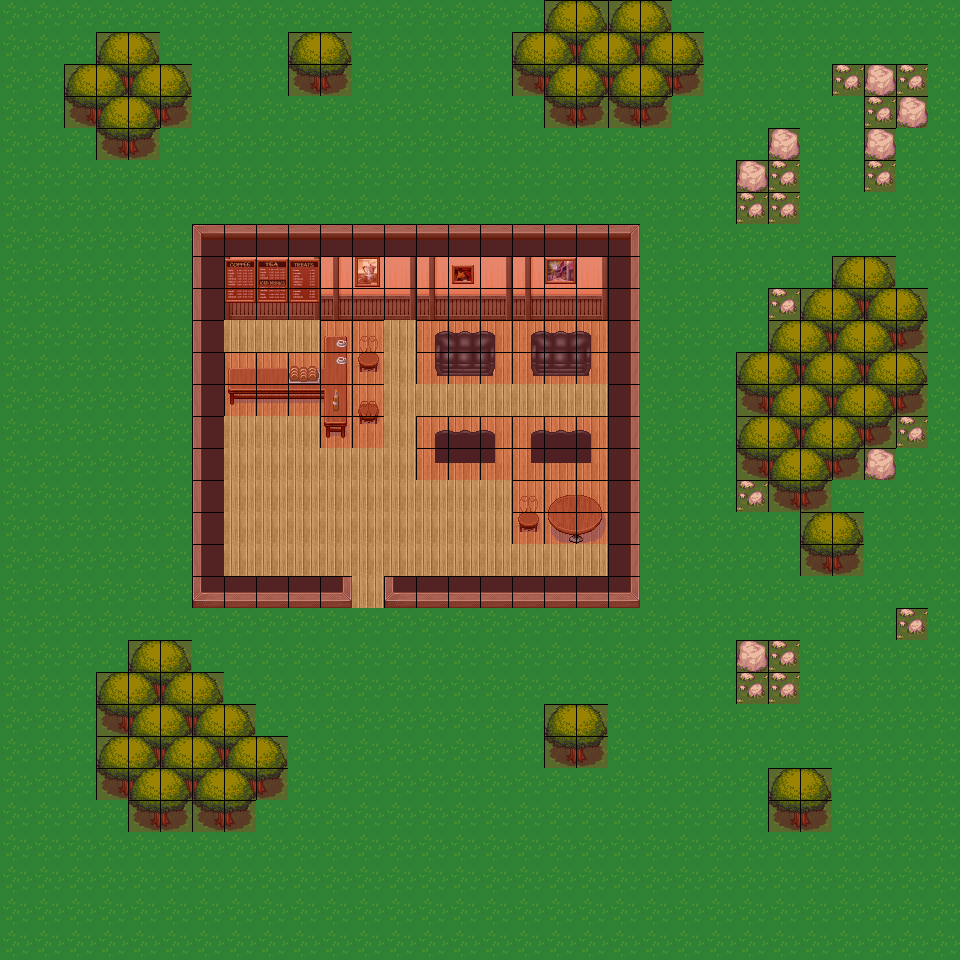

Tiled map render using the project's own tile images. Description and the map definition, with tile-layer contents summarised, below:
An orthogonal 30x30 tile map with 32x32 px tiles, 5 tile layers (Tile Layer 1, Tile Layer 2, Tile Layer 3, Tile Layer 4, ...), 4 tilesets.

<map version="1.0" orientation="orthogonal" renderorder="right-down" width="30" height="30" tilewidth="32" tileheight="32" nextobjectid="1">
 <tileset firstgid="1" name="forest_tiles" tilewidth="32" tileheight="32" tilecount="256" columns="16">
  <image source="../images/forest_tiles.png" width="512" height="512" />
 </tileset>
 <tileset firstgid="257" name="cafe" tilewidth="32" tileheight="32" tilecount="120" columns="8">
  <image source="../images/cafe.png" width="256" height="480" />
 </tileset>
 <tileset firstgid="377" name="cafewall" tilewidth="32" tileheight="32" tilecount="12" columns="3">
  <image source="../images/cafewall.png" width="96" height="128" />
 </tileset>
 <tileset firstgid="389" name="meta_tiles" tilewidth="32" tileheight="32" tilecount="2" columns="2">
  <image source="../images/meta_tiles.png" width="67" height="34" />
 </tileset>
 <layer name="Tile Layer 1" width="30" height="30">
  <data>[900 cells, 900 non-empty, 1 distinct tile ids]</data>
 </layer>
 <layer name="Tile Layer 2" width="30" height="30">
  <data>[900 cells, 121 non-empty, 9 distinct tile ids]</data>
 </layer>
 <layer name="Tile Layer 3" width="30" height="30">
  <data>[900 cells, 227 non-empty, 52 distinct tile ids]</data>
 </layer>
 <layer name="Tile Layer 4" width="30" height="30">
  <data>[900 cells, 7 non-empty, 7 distinct tile ids]</data>
 </layer>
 <layer name="Collision" width="30" height="30">
  <data>[900 cells, 245 non-empty, 1 distinct tile ids]</data>
 </layer>
</map>
